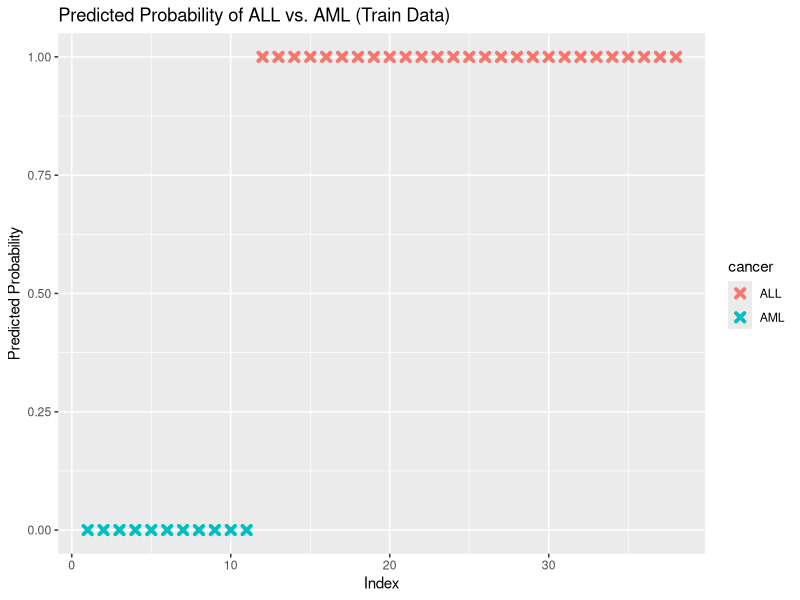
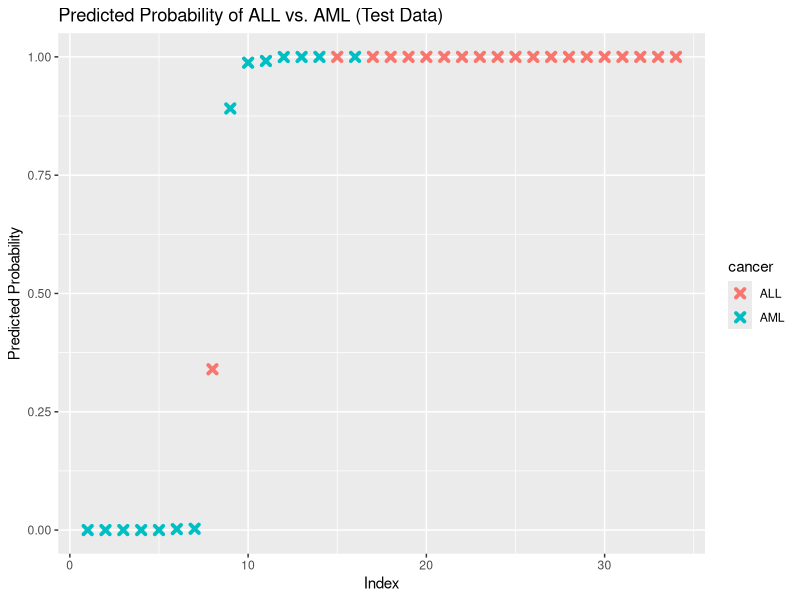
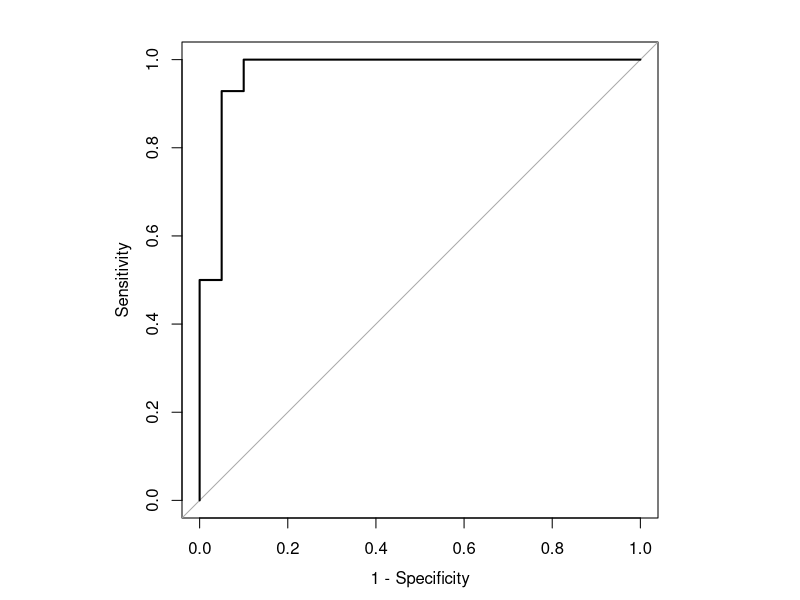
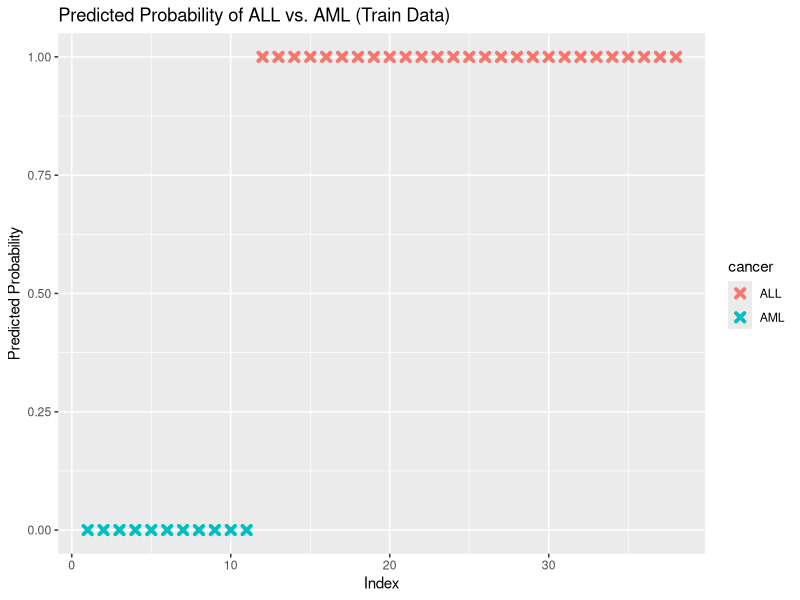
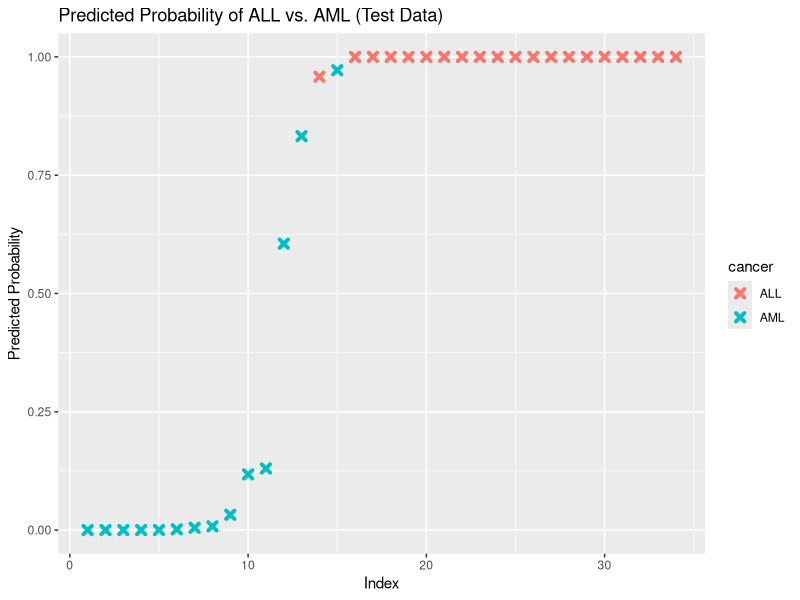
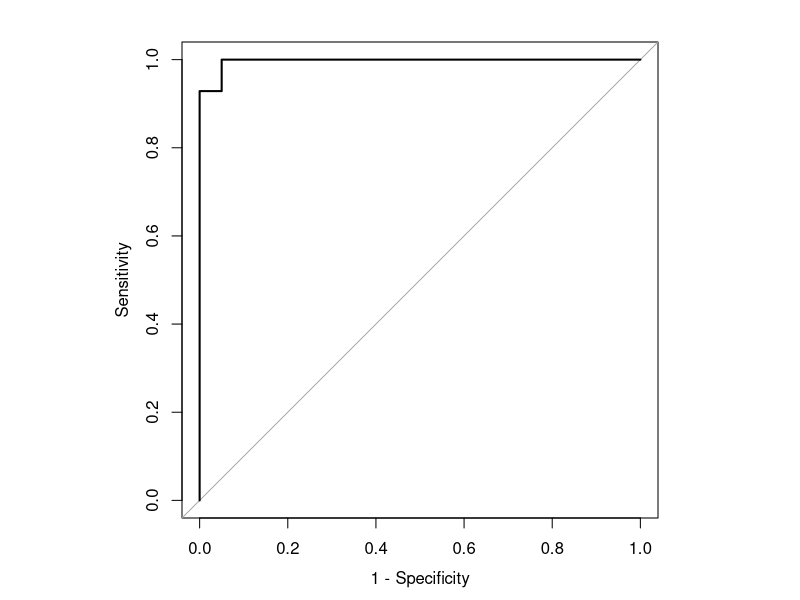
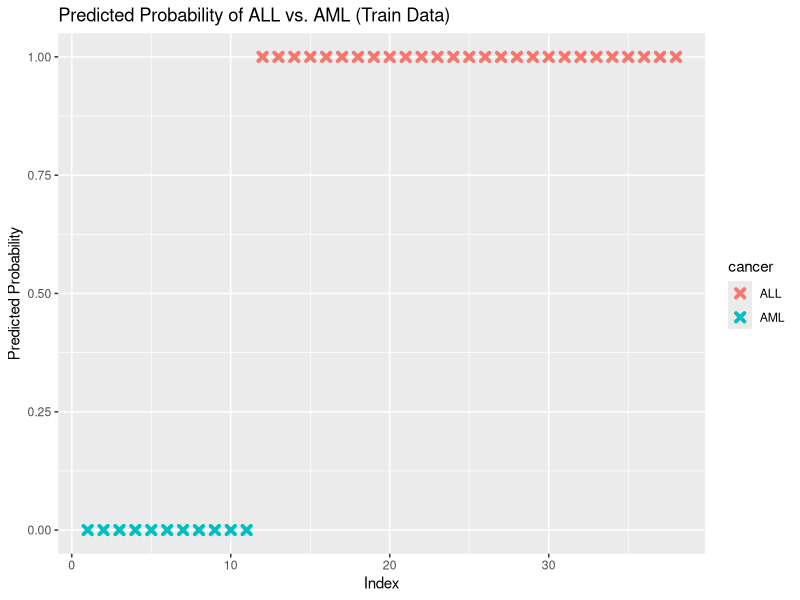
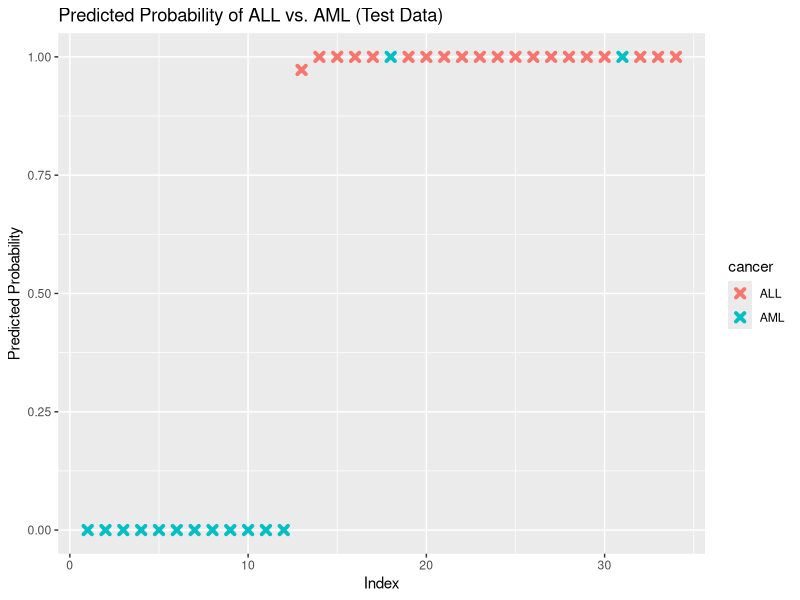

Write R code to recreate these figures, in order.
## ---- chunk 1
library(caret)
library(pROC)
## ---- chunk 2
graph_probability <- function(model, data, comp, test_train){
  predicted <- data.frame(
    probability = predict(model, newdata = data[4:(comp+3)], "prob")[,1],
    cancer=data$cancer
  )

  predicted <- predicted[
    order(predicted$probability, decreasing=FALSE),]
  predicted$rank <- 1:nrow(predicted)
  
  if (test_train == "test") {
    ggplot(data=predicted, aes(x=rank, y=probability)) +
      geom_point(aes(color=cancer), alpha=1, shape=4, stroke=2) +
      xlab("Index") +
      ylab("Predicted Probability") +
      ggtitle("Predicted Probability of ALL vs. AML (Test Data)")
  }
  
  else {
    ggplot(data=predicted, aes(x=rank, y=probability)) +
      geom_point(aes(color=cancer), alpha=1, shape=4, stroke=2) +
      xlab("Index") +
      ylab("Predicted Probability") +
      ggtitle("Predicted Probability of ALL vs. AML (Train Data)")
  }
}

cross_val_model <- function(train, method, num_cv, folds, comp) {
  set.seed(1)
  cv_model <- train(
    x = train[4:(comp+3)],
    y = train$cancer,
    method = method,
    metric = "Accuracy",
    trControl = trainControl(method="repeatedcv",
                             number = num_cv,
                             repeats = folds),
  )
  return (cv_model)
}

conf_matrix <- function(test, cv_model, comp) {
  return (confusionMatrix(reference = as.factor(test$cancer), data = as.factor(predict(cv_model, test[4:(comp+3)]))))
}

roc_plot <- function(test, model, comp) {
  par(pty="s")
  roc(test$cancer, predict(model, test[4:(comp+3)], type="prob")[,1], plot=TRUE, legacy.axes=TRUE)
} 
## ---- chunk 3
method <- "glm"
comp <- 20
num_cv <- 3
folds <- 5
## ---- chunk 4
#import numerical pca and split test / train data
test <- read.csv("data/processed/pca_num_test.csv", row.names = 1)
train <- read.csv("data/processed/pca_num_train.csv", row.names = 1)

model <- cross_val_model(train, method, num_cv, folds, comp)
model
## ---- chunk 5
#confusion matrix of model
conf_matrix(test, model, comp)
## ---- chunk 6
#graphing training probabilites
graph_probability(model, train, comp, "train")

#graphing testing probabilities
graph_probability(model, test, comp, "test")
## ---- chunk 7
#plotting ROC
roc_plot(test, model, comp)
## ---- chunk 8
#import numerical pca and split test / train data
test <- read.csv("data/processed/pca_cat_test.csv", row.names = 1)
train <- read.csv("data/processed/pca_cat_train.csv", row.names = 1)

model <- cross_val_model(train, method, num_cv, folds, comp)
model
## ---- chunk 9
#confusion matrix of model
conf_matrix(test, model, comp)
## ---- chunk 10
#graphing training probabilites
graph_probability(model, train, comp, "train")

#graphing testing probabilities
graph_probability(model, test, comp, "test")
## ---- chunk 11
#plotting ROC
roc_plot(test, model, comp)
## ---- chunk 12
#import numerical pca and split test / train data
test <- read.csv("data/processed/cor_num_test.csv", row.names = 1)
train <- read.csv("data/processed/cor_num_train.csv", row.names = 1)

model <- cross_val_model(train, method, num_cv, folds, comp)
model
## ---- chunk 13
#confusion matrix of model
conf_matrix(test, model, comp)
## ---- chunk 14
#graphing training probabilites
graph_probability(model, train, comp, "train")

#graphing testing probabilities
graph_probability(model, test, comp, "test")
## ---- chunk 15
#plotting ROC
roc_plot(test, model, comp)
## ---- chunk 16
#import numerical pca and split test / train data
test <- read.csv("data/processed/cor_cat_test.csv", row.names = 1)
train <- read.csv("data/processed/cor_cat_train.csv", row.names = 1)

model <- cross_val_model(train, method, num_cv, folds, comp)
model
## ---- chunk 17
#confusion matrix of model
conf_matrix(test, model, comp)
## ---- chunk 18
#graphing training probabilites
graph_probability(model, train, comp, "train")

#graphing testing probabilities
graph_probability(model, test, comp, "test")
## ---- chunk 19
#plotting ROC
roc_plot(test, model, comp)
